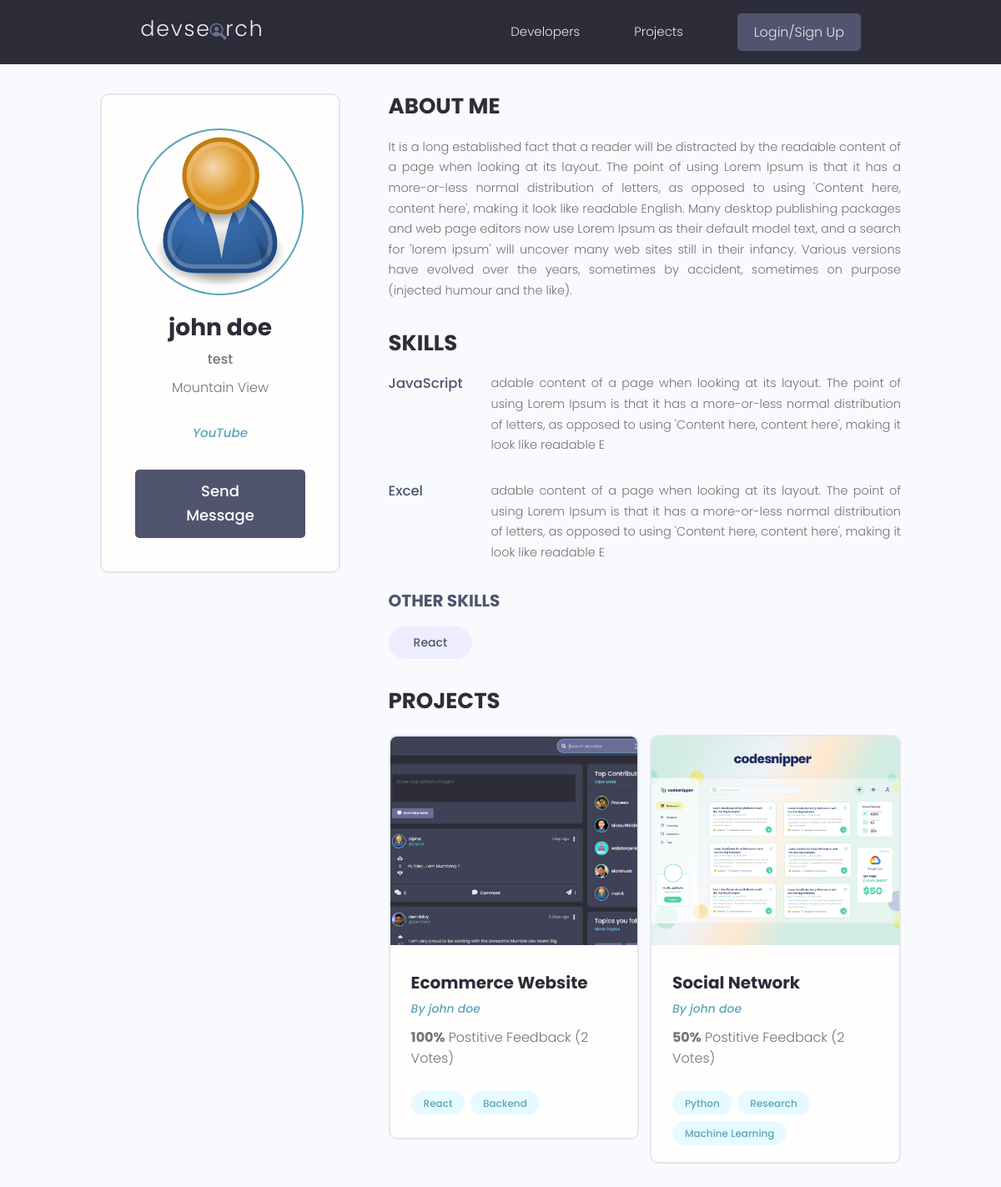
Page /profile/5dddd944-1e4d-47a9-9ec5-c0e2fea5fa75/ on the committed database.
### users/models.py (models this page shows, shortened)
class Profile(models.Model):
    user=models.OneToOneField(User, on_delete=models.CASCADE, null=True,blank=True)
    name=models.CharField(max_length=200,null=True,blank=True)
    email=models.EmailField(max_length=500,null=True,blank=True)
    username=models.CharField(max_length=200,null=True,blank=True)
    location=models.CharField(max_length=200,null=True,blank=True)
    short_intro=models.CharField(max_length=200,null=True,blank=True)
    bio=models.TextField(null=True,blank=True)
    profile_image=models.ImageField(null=True,blank=True,default="profiles/user-default.png", upload_to='profiles/')
    social_github=models.CharField(max_length=200,null=True,blank=True)
    social_twitter=models.CharField(max_length=200,null=True,blank=True)
    social_linkedin=models.CharField(max_length=200,null=True,blank=True)
    social_youtube=models.CharField(max_length=200,null=True,blank=True)
    social_website=models.CharField(max_length=200,null=True,blank=True)
    created=models.DateTimeField(auto_now_add=True)
    id=models.UUIDField(default=uuid.uuid4,unique=True,primary_key=True,editable=False)
    class Meta:
        ordering=['created']

class Skill(models.Model):
    owner=models.ForeignKey(Profile,on_delete=models.CASCADE,null=True,blank=True)
    name = models.CharField(max_length=200)
    description=models.TextField(null=True,blank=True)
    created=models.DateTimeField(auto_now_add=True)
    id=models.UUIDField(default=uuid.uuid4,unique=True,primary_key=True,editable=False)

### projects/models.py (models this page shows, shortened)
class Project(models.Model):
    owner=models.ForeignKey(Profile,null=True, blank=True,on_delete=models.SET_NULL)
    title=models.CharField(max_length=200)
    description=models.TextField(null=True,blank=True)
    featured_image=models.ImageField(null=True,blank=True,default='default.jpeg')
    demo_link=models.CharField(max_length=2000,null=True,blank=True)
    source_link=models.CharField(max_length=2000,null=True,blank=True)
    tags=models.ManyToManyField('Tag',blank=True)
    vote_total=models.IntegerField(default=0, null=True,blank=True)
    vote_ratio=models.IntegerField(default=0, null=True,blank=True)
    created=models.DateTimeField(auto_now_add=True)
    id=models.UUIDField(default=uuid.uuid4,unique=True,primary_key=True,editable=False)
    class Meta:
        ordering=['-vote_ratio','-vote_total','title']

class Tag(models.Model):
    name=models.CharField(max_length=200)
    created=models.DateTimeField(auto_now_add=True)
    id=models.UUIDField(default=uuid.uuid4,unique=True,primary_key=True,editable=False)
    def __str__(self):
        return self.name

### users/views.py (the view)
# urls.py: path('profile/<str:pk>/',views.userProfile,name="user-profile"),
def userProfile(request,pk):
    profile=Profile.objects.get(id=pk)
    topSkills=profile.skill_set.exclude(description__exact="")
    otherSkills=profile.skill_set.filter(description="")
    context={'profile':profile,'topSkills':topSkills,'otherSkills':otherSkills}
    return render(request,'users/user-profile.html',context)

### users/templates/users/user-profile.html (shortened to what this page needs)
{% extends 'main.html' %}
{% block content %}
<main class="profile my-md">
    <div class="container">
      <div class="layout">
        <div class="column column--1of3">
          <div class="card text-center">
            <div class="card__body dev">
              <img class="avatar avatar--xl" src="{{profile.profile_image.url}}" />
              <h2 class="dev__name">{{profile.name}}</h2>
              <p class="dev__title">{{profile.short_intro}}</p>
              <p class="dev__location">{{profile.location}}</p>
              <ul class="dev__social">
                {% if profile.social_youtube%}
                <li>
                  <a title="YouTube" href="{{profile.social_youtube}}" target="_blank"><i class="im im-youtube">YouTube</i></a>
                </li>
                {% endif %}
              </ul>
              {% if request.user.profile.id != profile.id %}
              <a href="{% url 'create-message' profile.id %}" class="btn btn--sub btn--lg">Send Message </a>
              {% endif %}
            </div>
          </div>
        </div>
        <div class="column column--2of3">
          <div class="devInfo">
            <h3 class="devInfo__title">About Me</h3>
            <p class="devInfo__about">
              {{profile.bio}}
            </p>
          </div>
          <div class="devInfo">
            <h3 class="devInfo__title">Skills</h3>
            <div class="devInfo__skills">
                {%for skill in topSkills%}
              <div class="devSkill">
                <h4 class="devSkill__title">{{skill.name}}</h4>
                <p class="devSkill__info">
                  {{skill.description}}
                </p>
              </div>
              {%endfor%}
              <h3 class="devInfo__subtitle">Other Skills</h3>
              <div class="devInfo__otherSkills">
                {% for skill in otherSkills%}
                <span class="tag tag--pill tag--sub tag--lg">
                  <small>{{skill.name}}</small>
                </span>
                {%endfor%}
              </div>
            </div>
          </div>
          <div class="devInfo">
            <h3 class="devInfo__title">Projects</h3>
            <div class="grid grid--two">
            {% for project in profile.project_set.all %}
              <div class="column">
                <div class="card project">
                  <a href="{% url 'project' project.id %}" class="project">
                    <img class="project__thumbnail" src="{{project.featured_image.url}}" alt="project thumbnail" />
                    <div class="card__body">
                      <h3 class="project__title">{{project.title}}</h3>
                      <p><a class="project__author" href="{% url 'user-profile' project.owner.id %}">By {{project.owner.name}}</a></p>
                      <p class="project--rating">
                        <span style="font-weight: bold;">{{project.vote_ratio}}%</span> Postitive
                        Feedback ({{project.vote_total}} Vote{{project.vote_total|pluralize:"s"}})
                      </p>
                      <div class="project__tags">
                        {% for tag in project.tags.all %}
                        <span class="tag tag--pill tag--main">
                          <small>{{tag}}</small>
                        </span>
                        {% endfor %}
                      </div>
                    </div>
                  </a>
                </div>
              </div>
              {% endfor %}
            </div>
          </div>
        </div>
      </div>
    </div>
  </main>
{% endblock content%}

### static/styles/app.css (style rules this page uses)
:root { --color-sub: #2d2d39; }
.btn--sub { background-color: var(--color-sub-light); }
.card { border: 2px solid var(--color-light); }
img { width: 100%; }
.profile .card > .dev { padding: 4rem; }
.dev__name { color: var(--color-sub); font-size: 2.8rem; font-weight: 700; margin-top: 1rem; margin-bottom: 0.5rem; }
.dev__title { font-size: 1.6rem; font-weight: 500; line-height: 1.3; }
.dev__location { margin-top: 1rem; }
.dev__social { margin: 3rem 0; list-style: none; display: flex; justify-content: center; gap: 1.5rem; }
.devInfo { margin-bottom: 3rem; }
.devInfo__title, .devInfo__subtitle { font-size: 2.6rem; color: var(--color-sub); text-transform: uppercase; font-weight: 700; margin-bottom: 1.5rem; }
.devInfo__subtitle { font-size: 2rem; color: var(--color-sub-light); }
.devInfo__about, .devSkill__info { font-size: 1.45rem; line-height: 1.7; text-align: justify; }
.devSkill { margin-bottom: 3rem; }
.devSkill__title { font-size: 1.65rem; font-weight: 500; color: var(--color-sub-light); }
@media screen and (min-width: 700px) { .devSkill { display: flex; justify-content: space-between; gap: 3rem; } }
@media screen and (min-width: 700px) { .devSkill__info { flex-basis: 80%; } }
.project__author { font-size: 1.4rem; font-style: italic; }
.project--rating { margin-bottom: 1.6em; margin-top: .5em; }
.project__thumbnail { height: 25rem; object-fit: cover; object-position: top center; }
.project__title { font-size: 2rem; font-weight: 700; color: var(--color-sub); }

### static/uikit/styles/modules/_variables.css (style rules this page uses)
:root { --color-main: #5aa5b9; --color-main-light: #e6faff; --color-sub: #3f4156; --color-sub-light: #51546e; --color-sub-lighter: #ededfd; --color-text: #737373; --color-gray: #8b8b8b; --color-light: #e5e7eb; --color-light-gray: #767676; --color-bg: #f8fafd; --color-white: #fffefd; --color-white-light: #f3f3f3; --color-success: #359e64; --color-success-bg: #def8e8; --color-error: #fc4b0b; --color-error-bg: #fff2ee; --font-base: 'Poppins', arial, helvetica, 'Segoe UI', roboto, ubuntu, sans-serif; --font-monospace: 'Fira Code', 'Courier New', courier, monospace; --font-regular: 300; --font-medium: 500; --font-bold: 700; --generic-shadow: 1px 1px 5px #00000010; --generic-transition: all 0.3s ease-in-out; }

### static/uikit/styles/modules/_base.css (style rules this page uses)
* { margin: 0; padding: 0; box-sizing: border-box; text-rendering: optimizeLegibility; color: inherit; font-size: inherit; }
html { font-size: 50%; }
@media only screen and (min-width: 480px) { html { font-size: 56.25%; } }
@media only screen and (min-width: 1200px) { html { font-size: 62.5%; } }
body { line-height: 1.6; font-weight: 400; font-size: 1.5rem; color: var(--color-text); background-color: var(--color-bg); min-height: 100vh; }

### static/uikit/styles/modules/_typography.css (style rules this page uses)
* { font-family: var(--font-base); }
h2 { font-size: 3.6rem; font-weight: var(--font-bold); }
h3 { font-size: 3.2rem; font-weight: var(--font-medium); }
h4 { font-size: 2.8rem; font-weight: var(--font-medium); }
p, span, strong { font-size: 1.6rem; color: var(--color-text); font-weight: var(--font-regular); }
a { padding-bottom: 2px; text-decoration: none; display: inline-block; color: var(--color-main); font-weight: var(--font-medium); }

### static/uikit/styles/modules/_utilities.css (style rules this page uses)
.container { width: 92%; max-width: 165rem; margin: 0 auto; box-sizing: border-box; }
@media screen and (min-width: 1000px) { .container { width: 90%; } }
@media screen and (min-width: 1200px) { .container { width: 80%; } }
.text-center { text-align: center; }
.my-md { margin: 3rem auto; }

### static/uikit/styles/modules/_avatar.css (style rules this page uses)
.avatar { border-radius: 50%; border: 2px solid var(--color-main); object-fit: cover; }
.avatar--xl { height: 20rem; width: 20rem; }

### static/uikit/styles/modules/_button.css (style rules this page uses)
.btn { display: inline-block; position: relative; cursor: pointer; background-color: var(--color-light); font-weight: var(--font-medium); color: var(--color-sub); text-decoration: none; padding: 1rem 2rem; border-radius: 0.5rem; border: none; width: -webkit-fit-content; width: -moz-fit-content; width: fit-content; height: -webkit-fit-content; height: -moz-fit-content; height: fit-content; font-size: 1.6rem; outline-width: 0; outline-color: transparent; -webkit-backface-visibility: hidden; backface-visibility: hidden; transition: all 0.3s ease-in-out; }
.btn--sub { background-color: var(--color-sub); color: var(--color-white); }
.btn--lg { font-size: 1.8rem; padding: 1.2rem 4.5rem; }

### static/uikit/styles/modules/_card.css (style rules this page uses)
.card { border-radius: 1rem; background-color: var(--color-white); border: 1.5px solid var(--color-light); width: auto; height: auto; margin-top: 0.5rem; margin-bottom: 0.5rem; overflow: hidden; }
.card__body, .card__header { padding: 2rem 2.5rem; }

### rows in the picture
Profile: profile_image (placeholder picture), name "john doe", short_intro "test", location "Mountain View", bio "It is a long established fact that a reader will be distracted by the readable content of a page when looking at its layout. The point of using Lorem Ipsum is that it has a more-or-less normal distribution of letters, as opposed to using 'Content here, content here', making it look like readable English. Many desktop publishing packages and web page editors now use Lorem Ipsum as their default model text, and a search for 'lorem ipsum' will uncover many web sites still in their infancy. Various versions have evolved over the years, sometimes by accident, sometimes on purpose (injected humour and the like)."
Skill: name "JavaScript", description "adable content of a page when looking at its layout. The point of using Lorem Ipsum is that it has a more-or-less normal distribution of letters, as opposed to using 'Content here, content here', making it look like readable E"
Skill: name "Excel", description "adable content of a page when looking at its layout. The point of using Lorem Ipsum is that it has a more-or-less normal distribution of letters, as opposed to using 'Content here, content here', making it look like readable E"
Skill: name "React"
Project: featured_image (picture), title "Ecommerce Website", owner.name "john doe", vote_ratio "100", vote_total "2"
Tag: name "React"
Tag: name "Backend"
Project: featured_image (picture), title "Social Network", owner.name "john doe", vote_ratio "50", vote_total "2"
Tag: name "Python"
Tag: name "Research"
Tag: name "Machine Learning"
